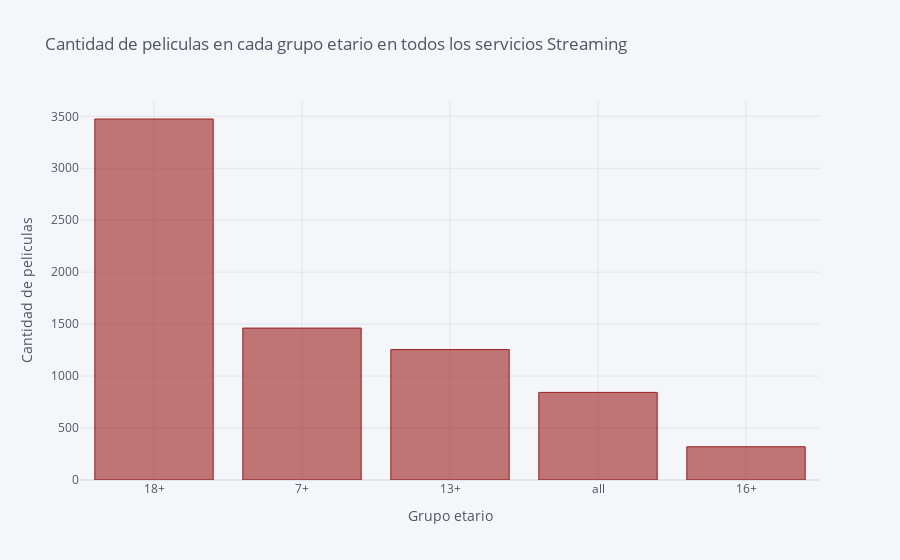

Notebook code for this chart:
### Markdown cell above
### Visualizando la data

### Code cell
data['Age'].value_counts().iplot('bar', colors='#9B1E1E', xTitle='Grupo etario', 
                                        yTitle='Cantidad de peliculas', 
                                        title="Cantidad de peliculas en cada grupo etario en todos los servicios Streaming")

### Figure 1 — Plotly figure (JSON) as saved in the notebook; plotly's stock layout.template omitted (floating-point values rounded to 4 significant figures)
{"data": [{"marker": {"color": "rgba(155, 30, 30, 0.6)", "line": {"color": "rgba(155, 30, 30, 1.0)", "width": 1}}, "name": "Age", "orientation": "v", "text": "", "type": "bar", "x": ["18+", "7+", "13+", "all", "16+"], "y": [3474, 1462, 1255, 843, 320]}], "layout": {"legend": {"bgcolor": "#F5F6F9", "font": {"color": "#4D5663"}}, "paper_bgcolor": "#F5F6F9", "plot_bgcolor": "#F5F6F9", "title": {"font": {"color": "#4D5663"}, "text": "Cantidad de peliculas en cada grupo etario en todos los servicios Streaming"}, "xaxis": {"gridcolor": "#E1E5ED", "showgrid": true, "tickfont": {"color": "#4D5663"}, "title": {"font": {"color": "#4D5663"}, "text": "Grupo etario"}, "zerolinecolor": "#E1E5ED"}, "yaxis": {"gridcolor": "#E1E5ED", "showgrid": true, "tickfont": {"color": "#4D5663"}, "title": {"font": {"color": "#4D5663"}, "text": "Cantidad de peliculas"}, "zerolinecolor": "#E1E5ED"}}}
